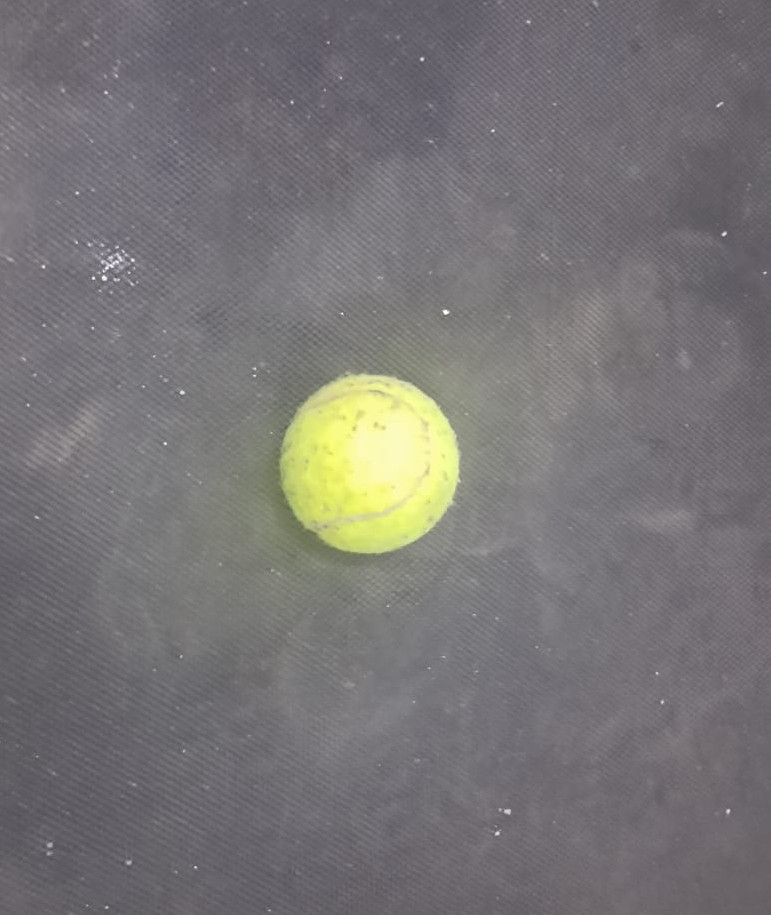
#> input picture tennis_ball.jpeg, 771 x 915 px, given in place of the camera
$ python real_time_ball_detector.py
#> lines starting #> are read from the running program, lines starting #| are printed output that depends on the picture; after the words box and inside, x2 and y2 are one past the last pixel; in counts of white or black regions, pixels touching at a corner belong together
# importing packages
import numpy as np
import matplotlib.pyplot as plt
import cv2

videoCapture = cv2.VideoCapture(0)
prevCircle = None # circle from the previous frame that represents current circle in the frame
dist = lambda x1,y1,x2,y2: (x1-x2)**2+(y1-y2)**2

# checking if the video capture device is opened properly
while True:
    ret, frame = videoCapture.read()
#> frame is the input picture: shape (915, 771, 3); mean B, G, R 117.7, 116.8, 119.5
    if not ret:
        break

    # converting to frame from BGR to GRAY
    grayFrame = cv2.cvtColor(frame, cv2.COLOR_BGR2GRAY)
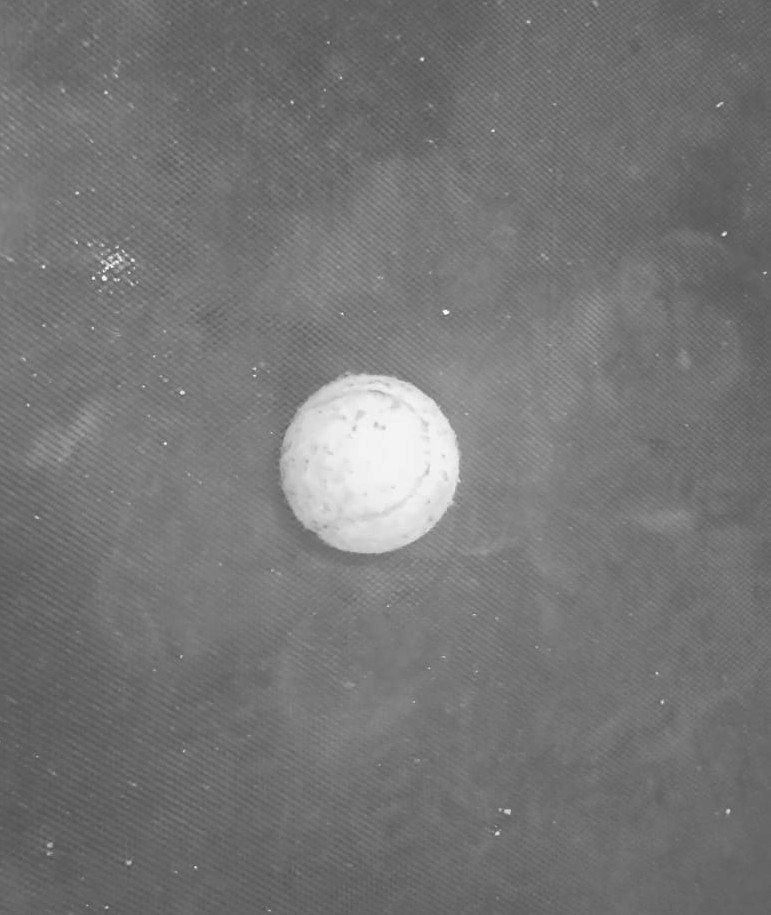
#> grayFrame: shape (915, 771); min 81, max 255, mean 117.7

    # applying blurring to get rid of noise (if any)
    blurFrame = cv2.GaussianBlur(grayFrame, ksize=(17,17), sigmaX=0)

    # applying hough circle transform
    circles = cv2.HoughCircles(blurFrame, method=cv2.HOUGH_GRADIENT, dp=1.2,
                               minDist=100, param1=100, param2=30, minRadius=60, maxRadius=200)
#> circles = [[370.2, 465, 89.28]]

    if circles is not None:
        circles = np.uint16(np.around(circles))
#> circles = [[370, 465, 89]]
        chosen = None
        for i in circles[0, :]:
            if chosen is None:
                chosen = i
            if prevCircle is not None:
                if dist(chosen[0],chosen[1],prevCircle[0],prevCircle[1]) <= dist(i[0],i[1],prevCircle[0],prevCircle[1]):
                   chosen = i
#> this loop made 1 pass

        cv2.circle(frame, center=(chosen[0],chosen[1]), radius=1, color=(0,100,100), thickness=3)
#> frame: shape (915, 771, 3); under 0.01% of pixels changed, all inside (x1, y1, x2, y2) = (367, 462, 374, 469)
        cv2.circle(frame, center=(chosen[0],chosen[1]), radius=chosen[2], color=(0,255,0), thickness=3)
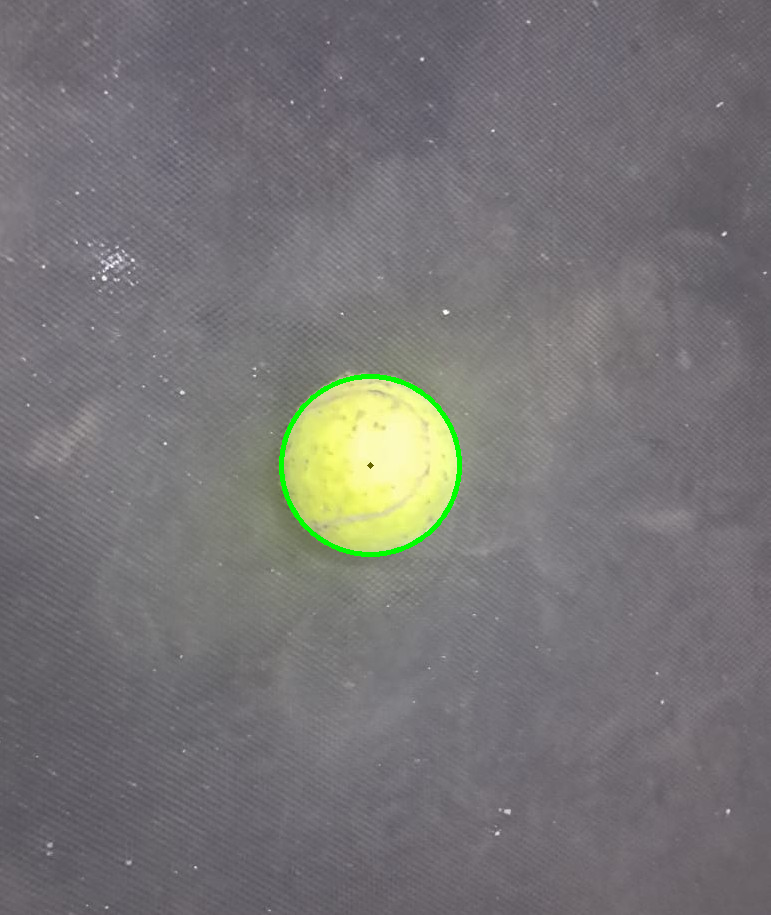
#> frame: shape (915, 771, 3); mean B, G, R 117.2, 117.1, 118.8
        prevCircle = chosen
#> prevCircle = [370, 465, 89]

    cv2.imshow("circles", frame)
    if cv2.waitKey(1) & 0xFF == ord("q"):
#> (key q is pressed here)
        break

videoCapture.release()
cv2.destroyAllWindows()
